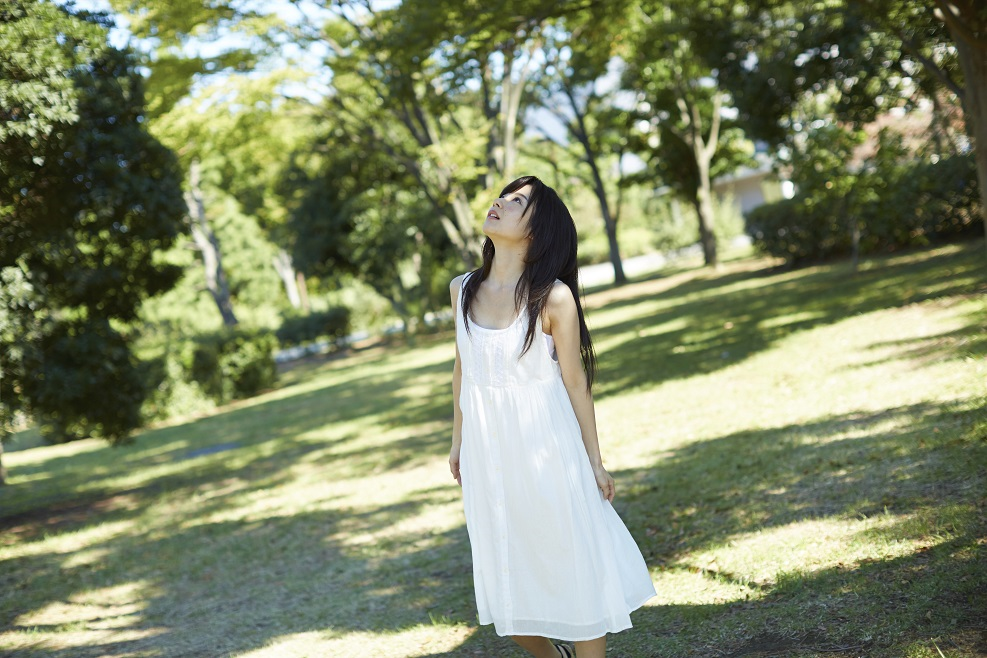
%> input picture picture/outdoor_92_rika.png, 987 x 658 px
$ octave kadai2.m   (GNU Octave 9; MATLAB toolbox functions it lacks are replaced by stand-ins)
%> lines starting %> are read from the running program, lines starting %| are printed output that depends on the picture; in (x1, y1, x2, y2) boxes, pixels count from 0 and x2, y2 are one past the last pixel; in counts of white or black regions, pixels touching at a corner belong together; the program's own positions count from 1


clear; % 変数のオールクリア

ORG=imread('picture\outdoor_92_rika.png'); % 原画像の入力
%> ORG is the input picture: size 658x987x3 uint8; mean R, G, B 129.6, 137.7, 106.7
ORG = rgb2gray(ORG); colormap(gray); colorbar;
imagesc(ORG); axis image; % 画像の表示
pause; % 一時停止

% ２階調画像の生成
IMG = ORG>128;
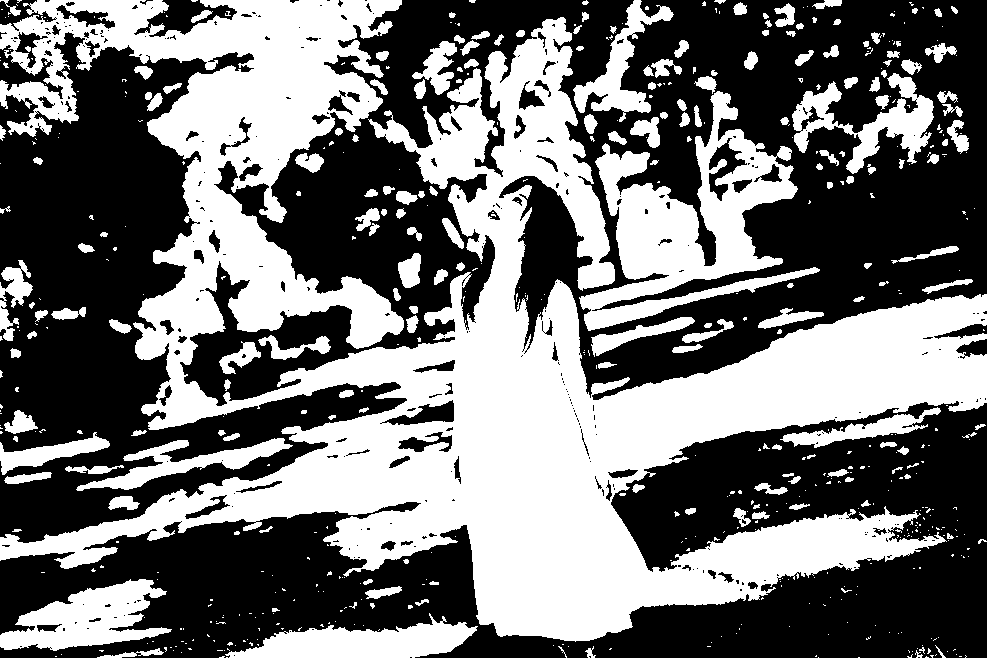
%> IMG: size 658x987 logical; 44.8% white; 589 white regions (397 under 20 px), largest, box (x1, y1, x2, y2) and area: (0, 0, 987, 642) 218662, (579, 91, 820, 331) 20688, (0, 579, 172, 651) 6616
imagesc(IMG); colormap(gray); colorbar;  axis image;
pause;

% ４階調画像の生成
IMG0 = ORG>64;
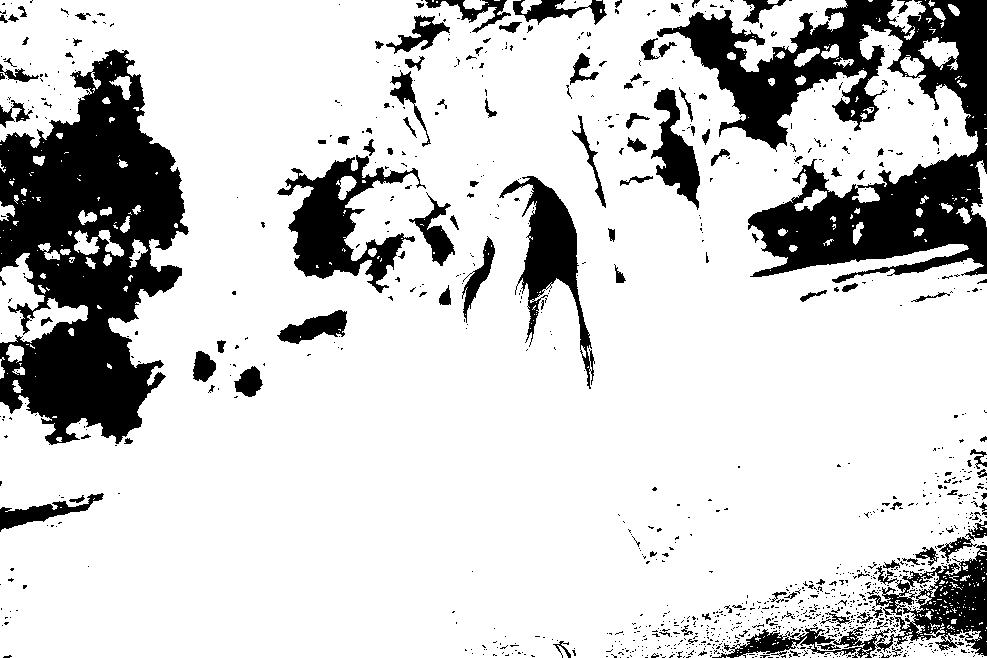
%> IMG0: size 658x987 logical; 80.8% white; 1072 black regions (941 under 20 px), largest, box (x1, y1, x2, y2) and area: (0, 49, 189, 445) 43068, (657, 0, 987, 283) 38113, (712, 545, 987, 658) 7684
IMG1 = ORG>128;
IMG2 = ORG>192;
%> IMG2: size 658x987 logical; 26% white; 411 white regions (247 under 20 px), largest, box (x1, y1, x2, y2) and area: (208, 286, 934, 641) 64418, (594, 300, 987, 471) 29503, (130, 0, 373, 148) 14874
IMG = IMG0 + IMG1 + IMG2;
%> IMG: size 658x987 double
imagesc(IMG); colormap(gray); colorbar;  axis image;

pause;
% ８階調画像の生成
IMG00 = ORG>32;
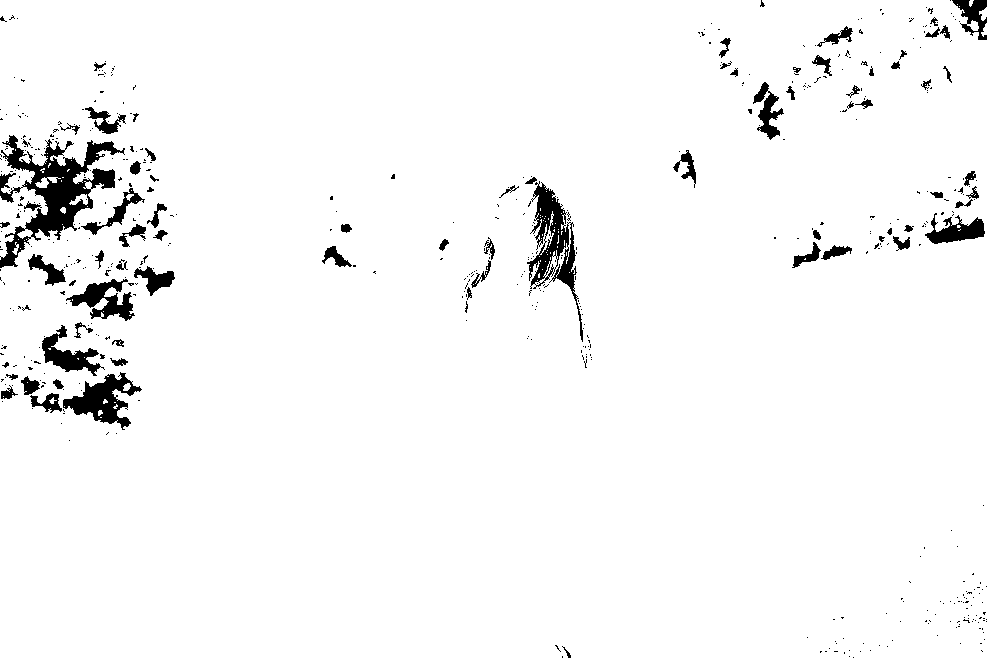
%> IMG00: size 658x987 logical; 96.4% white; 534 black regions (457 under 20 px), largest, box (x1, y1, x2, y2) and area: (0, 135, 125, 268) 5321, (527, 181, 583, 342) 2670, (63, 372, 142, 430) 1888
IMG01 = ORG>64;
IMG02 = ORG>96;
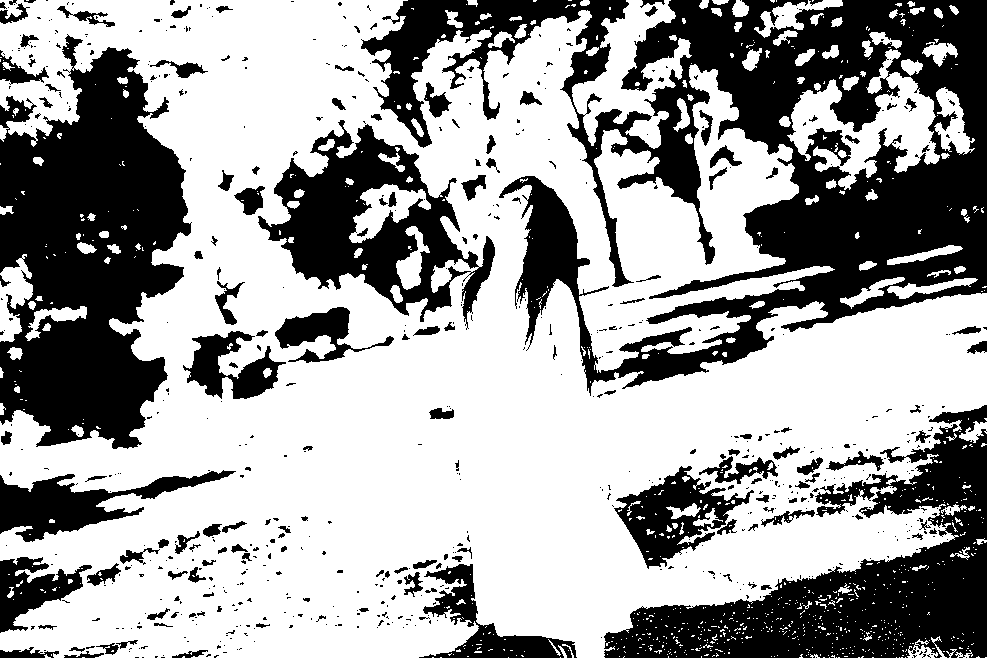
%> IMG02: size 658x987 logical; 62.8% white; 655 black regions (501 under 20 px), largest, box (x1, y1, x2, y2) and area: (361, 0, 987, 396) 93712, (0, 34, 192, 449) 51023, (604, 405, 987, 658) 36213
IMG03 = ORG>128;
IMG04 = ORG>160;
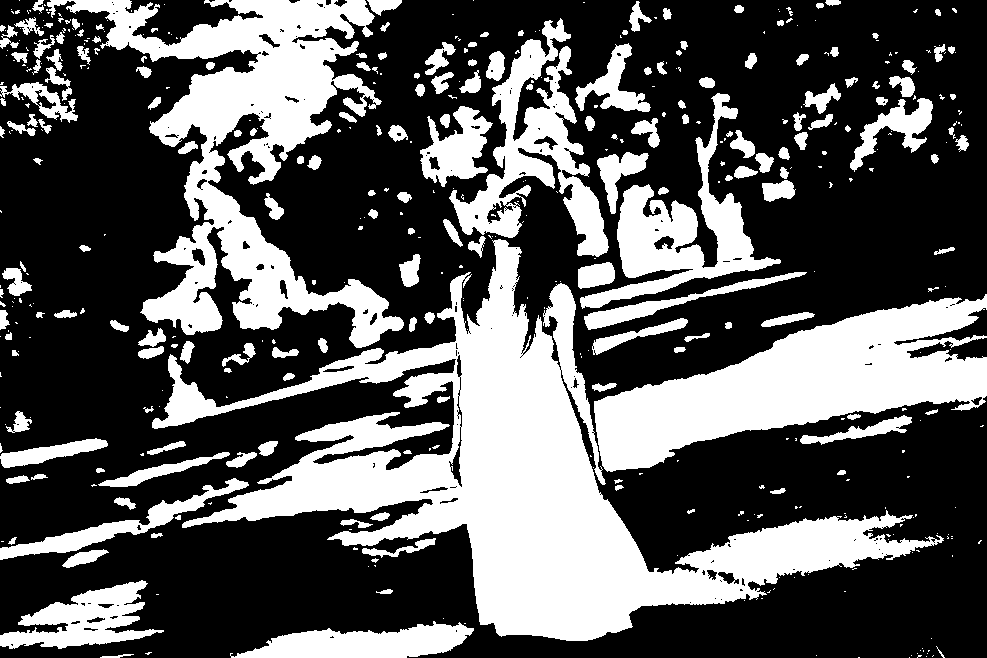
%> IMG04: size 658x987 logical; 35.3% white; 454 white regions (268 under 20 px), largest, box (x1, y1, x2, y2) and area: (152, 239, 944, 641) 83187, (47, 0, 404, 348) 39221, (594, 294, 987, 472) 32177
IMG05 = ORG>192;
IMG06 = ORG>224;
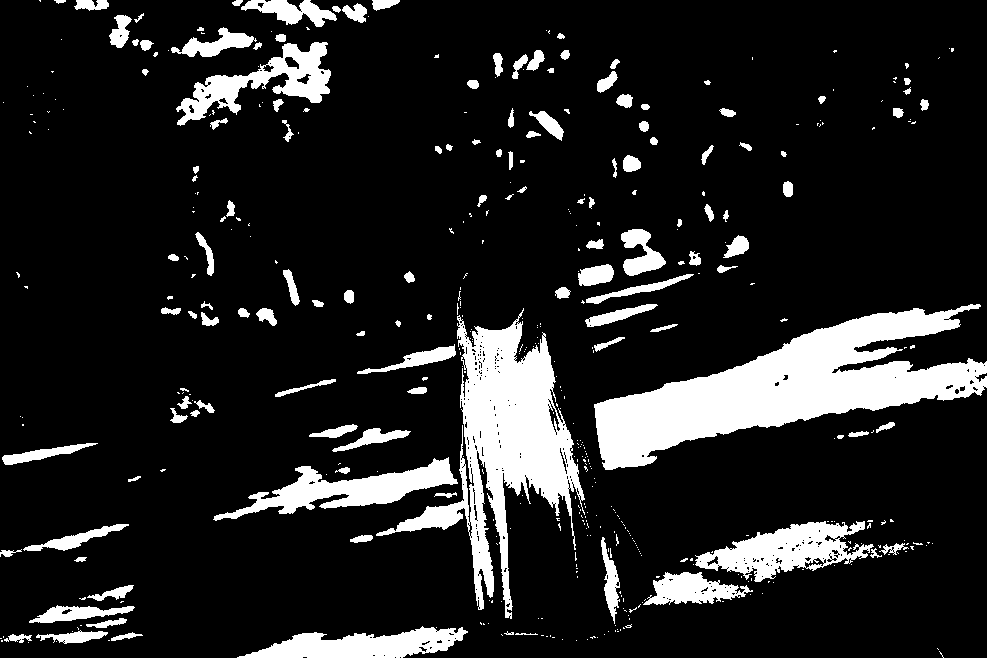
%> IMG06: size 658x987 logical; 13.7% white; 452 white regions (322 under 20 px), largest, box (x1, y1, x2, y2) and area: (594, 304, 987, 470) 26175, (376, 308, 585, 619) 19305, (695, 521, 874, 582) 5262


IMG = IMG00 + IMG01 + IMG02 + IMG03 + IMG04 + IMG05 + IMG06;
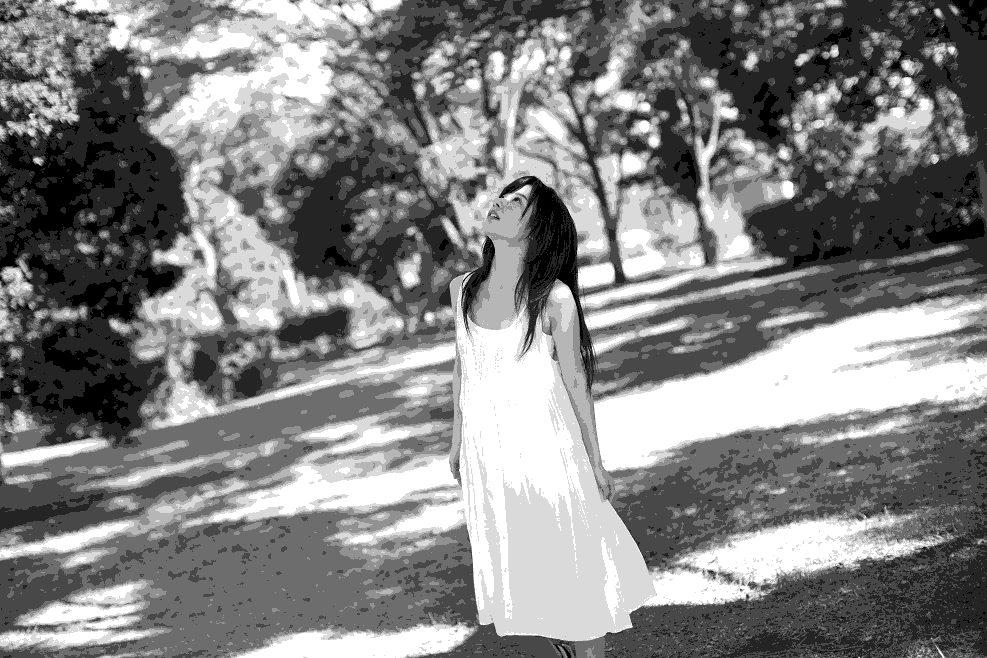
%> IMG: size 658x987 double; min 0, max 7, mean 3.6; drawn with min black and max white
imagesc(IMG); colormap(gray); colorbar;  axis image;
